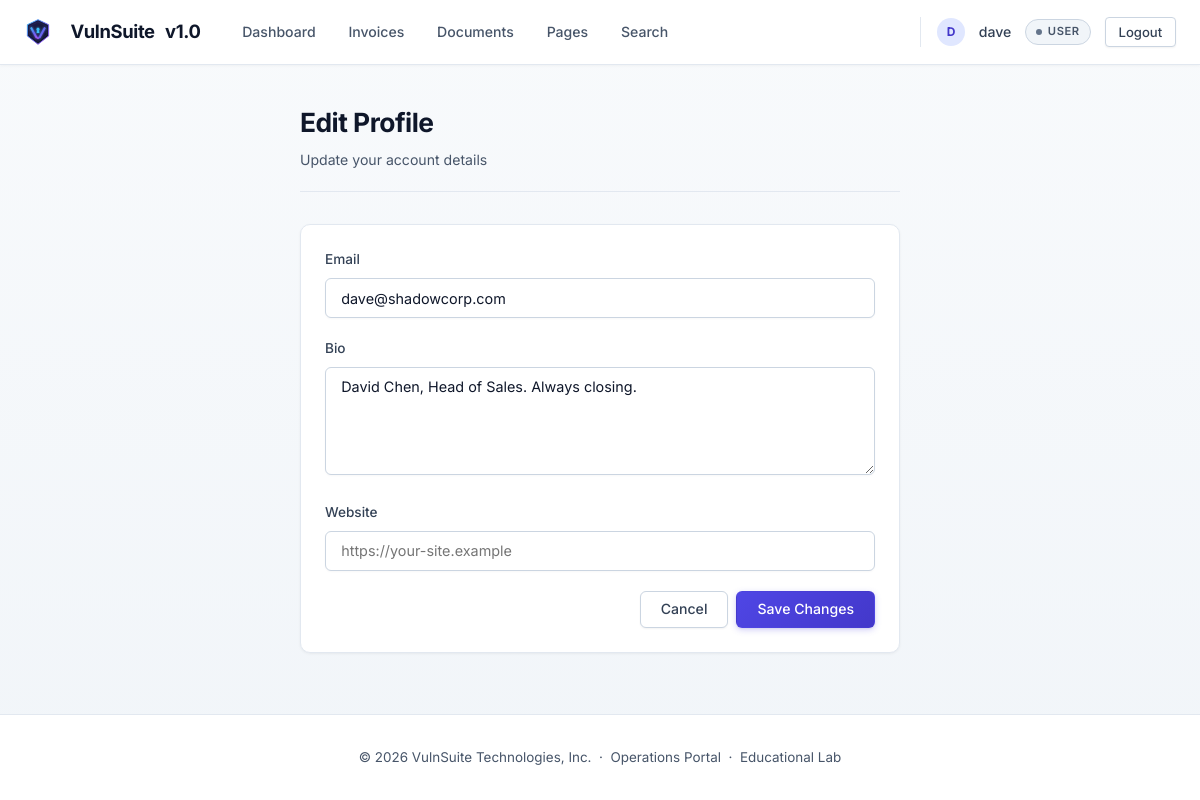
The page /profile/edit (signed in) on the database its author committed.
### tables this page shows
CREATE TABLE users (
        id          INTEGER PRIMARY KEY AUTOINCREMENT,
        username    TEXT UNIQUE NOT NULL,
        email       TEXT UNIQUE NOT NULL,
        password    TEXT NOT NULL,
        role        TEXT NOT NULL DEFAULT 'user',
        bio         TEXT DEFAULT '',
        website     TEXT DEFAULT '',
        created_at  TEXT DEFAULT (datetime('now'))
    );

### routes/profile_routes.py (the view, shortened to what this page needs)
@profile_bp.route("/profile/edit", methods=["GET", "POST"])
@login_required
def edit_profile():
    user = current_user()
    db   = get_db()
    me = db.execute("SELECT * FROM users WHERE id=?", (user["id"],)).fetchone()
    return render_template("profile/edit_profile.html", me=me)

### auth.py (called while the page is built)
def current_user():
    return {
        "id":       session.get("user_id"),
        "username": session.get("username"),
        "role":     session.get("role"),
    } if "user_id" in session else None

def login_required(f):
    @wraps(f)
    def decorated(*args, **kwargs):
        if not current_user():
            return redirect(url_for("auth.login"))
        return f(*args, **kwargs)
    return decorated

### db.py (called while the page is built)
def get_db():
    if "db" not in g:
        db_path = current_app.config["DATABASE"]
        g.db = sqlite3.connect(db_path, detect_types=sqlite3.PARSE_DECLTYPES,
                               timeout=10)
        g.db.row_factory = sqlite3.Row
        g.db.execute("PRAGMA busy_timeout = 8000")
    return g.db

### templates/profile/edit_profile.html (shortened to what this page needs)
{% extends "base.html" %}
{% block content %}
<div style="max-width:600px;margin:0 auto;">
  <div class="page-header">
    <div>
      <h1 class="page-title">Edit Profile</h1>
      <p class="page-sub">Update your account details</p>
    </div>
  </div>
  <div class="card">
    <form method="POST" action="{{ url_for('profile.edit_profile') }}">
      <div class="form-group">
        <label for="email">Email</label>
        <input type="email" id="email" name="email" value="{{ me['email'] }}" required />
      </div>
      <div class="form-group">
        <label for="bio">Bio</label>
        <textarea id="bio" name="bio" rows="5"
          placeholder="Write a short bio for your profile…">{{ me['bio'] or '' }}</textarea>
      </div>
      <div class="form-group">
        <label for="website">Website</label>
        <input type="text" id="website" name="website" value="{{ me['website'] or '' }}"
               placeholder="https://your-site.example" />
      </div>
      <div class="flex gap-1" style="justify-content:flex-end;">
        <a href="{{ url_for('profile.dashboard') }}" class="btn btn-ghost">Cancel</a>
        <button type="submit" class="btn btn-primary">Save Changes</button>
      </div>
    </form>
  </div>
</div>
{% endblock %}

### templates/base.html (shortened to what this page needs)
<!DOCTYPE html>
<html lang="en">
<head>
  <link rel="stylesheet" href="{{ url_for('static', filename='css/main.css') }}" />
</head>
<body>
  <nav class="navbar">
    <div class="nav-inner">
      <a href="{{ url_for('index') }}" class="nav-brand">
        <img src="{{ url_for('static', filename='img/logo.svg') }}" alt="VulnSuite Logo" class="brand-logo" width="28" height="28" style="vertical-align: middle; margin-right: 8px;" />
        <span class="brand-name">VulnSuite</span>
        <span class="brand-pill">v1.0</span>
      </a>
      {% if current_user %}
      <div class="nav-links">
        <a href="{{ url_for('profile.dashboard') }}"   class="nav-link">Dashboard</a>
        <a href="{{ url_for('invoice.my_invoices') }}" class="nav-link">Invoices</a>
        <a href="{{ url_for('document.view_document') }}" class="nav-link">Documents</a>
        <a href="{{ url_for('page.render_page') }}"    class="nav-link">Pages</a>
        <a href="{{ url_for('extra.search_invoices') }}" class="nav-link">Search</a>
      </div>
      <div class="nav-user">
        <span class="user-avatar" style="width:28px;height:28px;border-radius:50%;background:#e0e7ff;color:#4338ca;display:inline-flex;align-items:center;justify-content:center;font-weight:700;font-size:0.75rem;">{{ current_user.username[:1].upper() }}</span>
        <span class="nav-username">{{ current_user.username }}</span>
        <span class="role-badge role-{{ current_user.role | replace('-','_') }}">{{ current_user.role }}</span>
        <a href="{{ url_for('auth.logout') }}" class="btn btn-sm btn-ghost">Logout</a>
      </div>
      {% else %}
      <div class="nav-links">
        <a href="{{ url_for('auth.login') }}"    class="btn btn-sm btn-primary">Login</a>
        <a href="{{ url_for('auth.register') }}" class="btn btn-sm btn-ghost">Register</a>
      </div>
      {% endif %}
    </div>
  </nav>
  <main class="main-content">
    {% block content %}{% endblock %}
  </main>
  <footer class="site-footer">
    <p>© 2026 VulnSuite Technologies, Inc. &nbsp;·&nbsp; Operations Portal &nbsp;·&nbsp; <span class="footer-badge">Educational Lab</span></p>
  </footer>
</body>
</html>

### rows shown on the page
users: username "dave", role "USER", email "dave@shadowcorp.com", bio "David Chen, Head of Sales. Always closing."

### other values the page prints
{{ current_user.username[:1].upper() }} "D"
